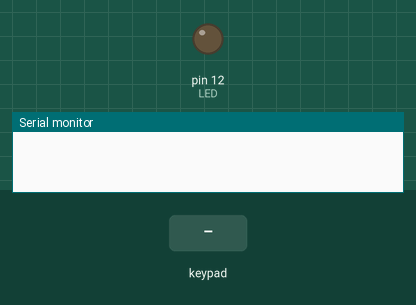
A sketch run on a simulated Arduino Uno, built with avr-gcc and run on an emulated ATmega328P. Parts: output pins drawn as LEDs (lit = HIGH), the last lines printed to the serial monitor. Dashed ring = blinking. The test bench sets the inputs (shaded band).

Above: at 1.2 s.
1.3 s: keypad keys 5 4 3 2 pressed 0.4 s apart
At 1.75 s:
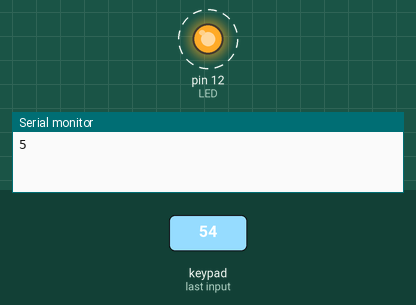
4.4 s: key 'A' pressed
At 5.2 s:
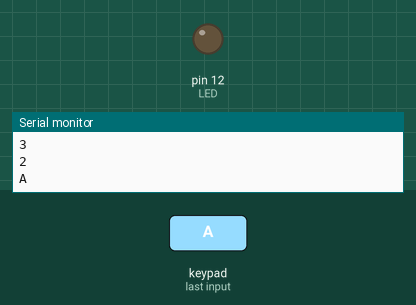
6.1 s: key 'B' pressed
At 6.6 s:
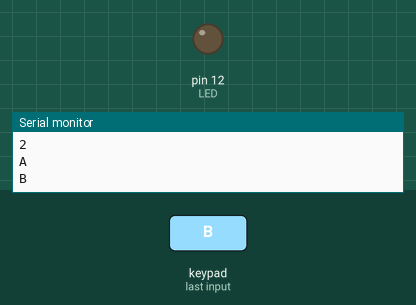
7.8 s: keypad keys 5 4 3 2 # pressed 0.4 s apart
At 8.05 s:
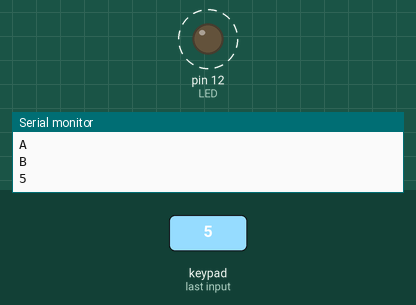
11.3 s: key 'C' pressed
At 11.8 s:
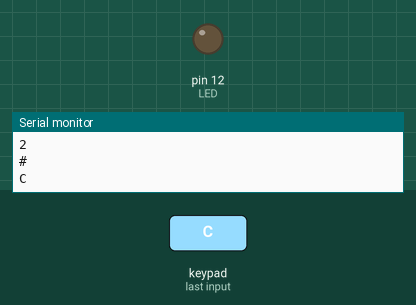
13.0 s: keypad keys 5 4 3 2 * pressed 0.4 s apart
At 13.65 s:
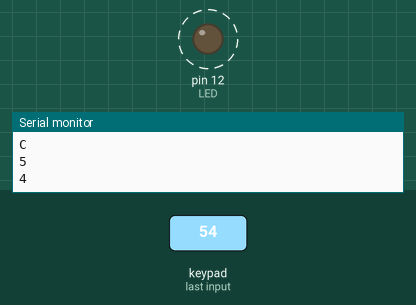
Timing chart, 0 to 16.2 s (numbered marks = the images above; inputs shaded):
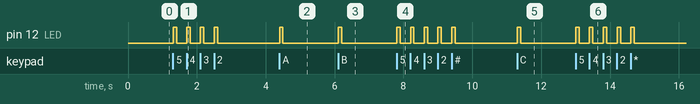

The sketch:

01_keypad.ino
```cpp
#include <Keypad.h>

int LED = 12;

const byte ROWS = 4;
const byte COLS = 4;

char hexaKeys[ROWS][COLS] = {
  {'1','2','3','A'},
  {'4','5','6','B'},
  {'7','8','9','C'},
  {'*','0','#','D'}
};
byte rPins[ROWS] = {5,4,3,2};
byte cPins[COLS] = {8,9,10,11};

Keypad key = Keypad(makeKeymap(hexaKeys), rPins, cPins, ROWS, COLS);

void setup(){
  Serial.begin(9600);
  pinMode(LED,OUTPUT);
}

void led_blink(int i){
  digitalWrite(i, HIGH);
  delay(100);
  digitalWrite(i, LOW);
  delay(100);
}
void loop(){
  char customKey = key.getKey();

  if (customKey){
    led_blink(LED);
    Serial.println(customKey);
  }
}
```

Measured:
- after the input at 1.3 s, pin 12 (LED): alternates HIGH for 0.10 s and LOW for 0.30 s, 8 changes in all, then stays LOW, starting at once
- after the input at 4.4 s, pin 12 (LED): LOW → HIGH at once, → LOW 0.10 s later
- after the input at 6.1 s, pin 12 (LED): LOW → HIGH at once, → LOW 0.10 s later
- after the input at 7.8 s, pin 12 (LED): alternates HIGH for 0.10 s and LOW for 0.30 s, 10 changes in all, then stays LOW, starting at once
- after the input at 11.3 s, pin 12 (LED): LOW → HIGH at once, → LOW 0.10 s later
- after the input at 13.0 s, pin 12 (LED): alternates HIGH for 0.10 s and LOW for 0.30 s, 10 changes in all, then stays LOW, starting at once
